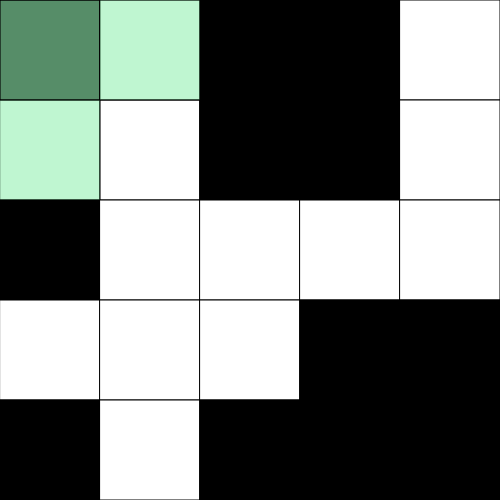
Frame 1 (no input)
Frame 60 (no input): identical to frame 1, image omitted
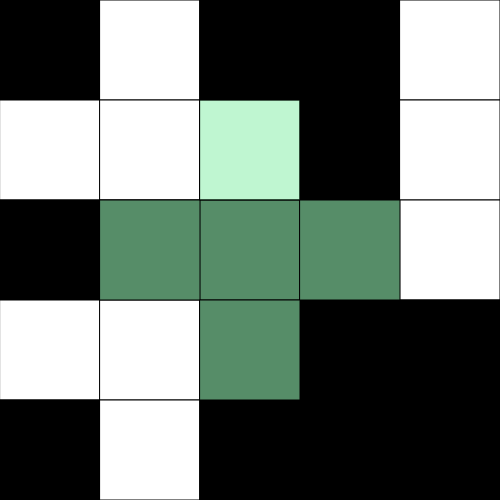
Frame 120 (the mouse pressed at the canvas centre since frame 60)

The p5.js sketch that drew these frames (run headless with seeded random() and noise() and a simulated clock; from frame 60 on, the mouse is pressed at the canvas centre):

// p5.js sketch
// ── sketch.js
// Project Title
// Your Name
// Date
//
// Extra for Experts:
// - describe what you did to take this project "above and beyond"
//grid is 5 x 5

let grid = []
let rows
let cols 
let size 
let mode = 2 // defaults mode. mode 1 = 1 tile. 2 = cross. 3 = square


function setup() {
  randomize();//randomizes and sets up the rows and cols variables
  rows = grid.length;
  cols = grid[0].length;
  size = 100;
  createCanvas(cols*size, rows*size);
  
}

function draw() {
  background(220);
  rendergrid();
  overlay();
  win();
}

function rendergrid(){//sets up the grid
  for(let y = 0; y < rows; y ++){
    for( let x = 0; x < cols; x++){
      let c = grid[y][x];
      fill(c)
      square(x*size,y*size,size)
    }
  }
}

function currx(){ // constrains clicking for within the boxes
  let constrainx = constrain(mouseX, 0 , width-1);
  return floor(constrainx/size);
}

function curry(){
  let constrainy = constrain(mouseY, 0 , height-1);
  return floor(constrainy/size);
}

function flip(x,y){ // changes the value of the box
  if (grid[y][x] === 0){
    grid[y][x] = 255
  }
  else{
    grid[y][x] = 0;
  }
}

function mousePressed(){
  if( mouseX < width && mouseY < height){ // changes squares based on the mode
    let x = currx();
    let y = curry();
    if(mode === 1){
      flip(x,y);
    }
    
    else if (mode === 2){
      flip(x,y);
      if(x-1>=0){
        flip(x-1,y);
      }
      if(y-1 >= 0){
        flip(x,y-1);
    }
    if(x+1 <= width){
      flip(x+1,y);
  }
  if(y+1 <= height){
    flip(x,y+1);
} 
  }
  else{
    flip(x,y);
    if(x-1>=0){
      flip(x-1,y)
      if(y-1<=height){
        flip(x-1,y+1)
      }
    }
    if(y-1 <= height){
      flip(x,y+1)
    }
  }
}
}

function randomize(){ // randomizes the grid set up by setting up random grid values
  grid =  [
  [0,0,0,0,0],
  [0,0,0,0,0],
  [0,0,0,0,0],
  [0,0,0,0,0],
  [0,0,0,0,0]]
  for(let x = 0; x < grid.length; x ++){
    for(let y = 0; y < grid[0].length; y++){
      let r = random(1,2);
      if (r <= 1.5){
        flip(x,y)
      }
    }
  }
}

function win(){ // calculates a win by adding up all the points. If all the points are = to 0 or 255 * grid slots, then win is true and it diplays it
  let points = 0
  for(let x = 0; x < grid.length; x++){
    for(let y = 0; y < grid[0].length; y++){
      if(grid[x][y] === 255){
        points += grid[x][y];
      }
    }
  }
  if(points === rows * cols * 255 || points === 0){
    textAlign(CENTER);
    fill(255,0,0);
    textSize(30);
    text("YOU WIN!", width/2, height/2)
  }
}

function overlay(){ // based on the mode, it creates an overlay
  fill(146,240,177,150);
  let x = currx();
  let y = curry()
  if (mode === 1){
    square(x*size,y*size,size);
  }
  else if (mode === 2){
  square(x*size,y*size,size);
  square((x+1)*size,y*size,size);
  square((x-1)*size,y*size,size);
  square(x*size,(y+1)*size,size);
  square(x*size,(y-1)*size,size);
  }  
  else{
  square(x*size,y*size,size);
  square((x-1)*size,y*size,size);
  square((x-1)*size,(y+1)*size,size);
  square(x*size,(y+1)*size,size);
  }
}

function changemode(){// changes the mode based on the key pressed. I have shift key pressed instead of held because it makes the game flow better
  if(keyIsDown(16)){//shift
    if(mode !== 1){
      mode = 1
    }
    else{
      mode = 2
    }
    
  }


  if (keyIsDown(32)){//space
    if (mode === 2){
       mode = 3
    }
    else {
       mode = 2
      }
    }
  }  

  function keyPressed(){//senses if a key is pressed in order to change the mode
    changemode()
  }
 
 
